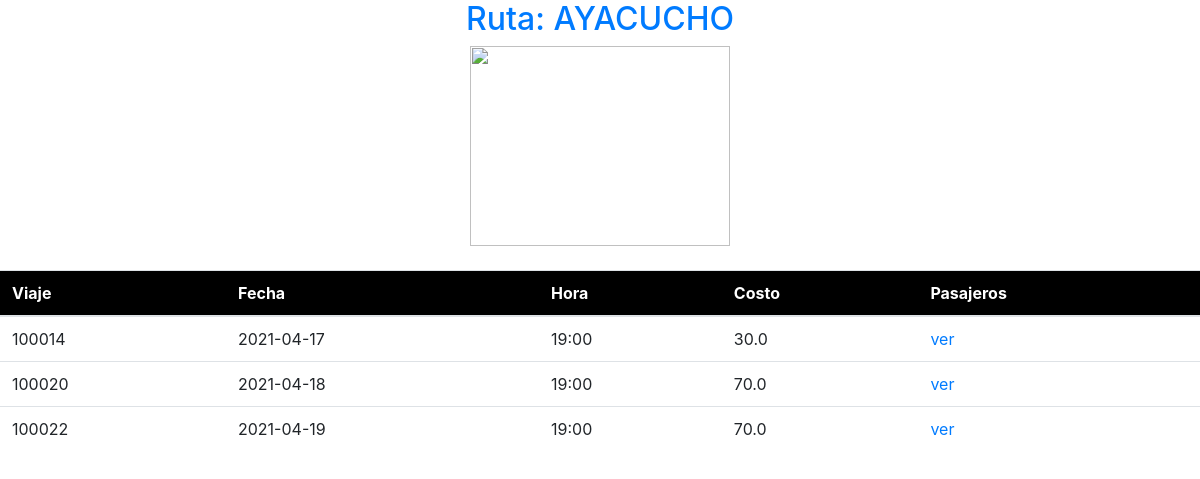
The app's page /SistemaViajes/pagViaje.php?cod=LMAY&nom=AYACUCHO with its own data.
### tables this page shows
CREATE TABLE VIAJE (
	VIANRO char (6) NOT NULL Primary key,
	BUSNRO numeric(2, 0) NULL ,
	RUTCOD varchar (4) NULL ,
	IDCOD  char (4) NULL ,
	VIAHRS char(6) NULL ,
	VIAFCH date NULL ,
        COSVIA numeric(8,1) null  
);

### SistemaViajes/Negocio.php (called while the page is built, shortened)
<?php
include_once './Conexion.php';
class Negocio {
    function listaViajes($code){
        $obj = new Conexion();
        $sql = "select vianro, viafch, viahrs, cosvia from viaje where rutcod='$code'";
        $res = mysqli_query($obj->conecta(), $sql) or die(mysqli_error($obj->desconecta()));
        $vec = Array();
        while($f = mysqli_fetch_array($res)){
            $vec[] = $f;
        }
        return $vec;
    }
}

### SistemaViajes/Conexion.php (called while the page is built, shortened)
<?php
class Conexion {
    private $cn = null;
    function conecta(){
        if($this->cn==null){
            $this->cn = mysqli_connect("localhost","root","","bdviajes");
        }
        return $this->cn;
    }
}

### SistemaViajes/pagViaje.php (the view, shortened to what this page needs)
<html>
    <head>
        <link href="css/adminlte.min.css" rel="stylesheet" type="text/css"/>
    </head>
    <body>
        <?php
        include_once './Negocio.php';
        $obj = new Negocio();
        $cod = $_REQUEST["cod"];
        $nom = $_REQUEST["nom"];
        $lista = $obj->listaViajes($cod);
        ?>
    <center>
        <h2 class="text-blue">Ruta: <?=$nom?></h2>
        <div>
            <img src="turismo/<?=$nom?>.jpg" height="200" width="260">
        </div>
        <br>
        <table class = "table table-hover">
            <thead>
            <tr class="text-white bg-black"><th>Viaje<th>Fecha<th>Hora<th>Costo<th>Pasajeros
            </thead>
            <?php
                foreach($lista as $fila){
                    echo "<tr><td>$fila[0]<td>$fila[1]<td>$fila[2]<td>$fila[3]";
            ?>
            <td><a href="pagPasajero.php?nro=<?=$fila[0]?>&costo=<?=$fila[3]?>">ver</a>
            <?php
                }
            ?>
        </table>
    </center>
    </body>
</html>

### records on screen
viaje: VIANRO "100014", VIAFCH "2021-04-17", VIAHRS "19:00", COSVIA "30.0"
viaje: VIANRO "100020", VIAFCH "2021-04-18", VIAHRS "19:00", COSVIA "70.0"
viaje: VIANRO "100022", VIAFCH "2021-04-19", VIAHRS "19:00", COSVIA "70.0"

### other values on screen
$nom "AYACUCHO"
